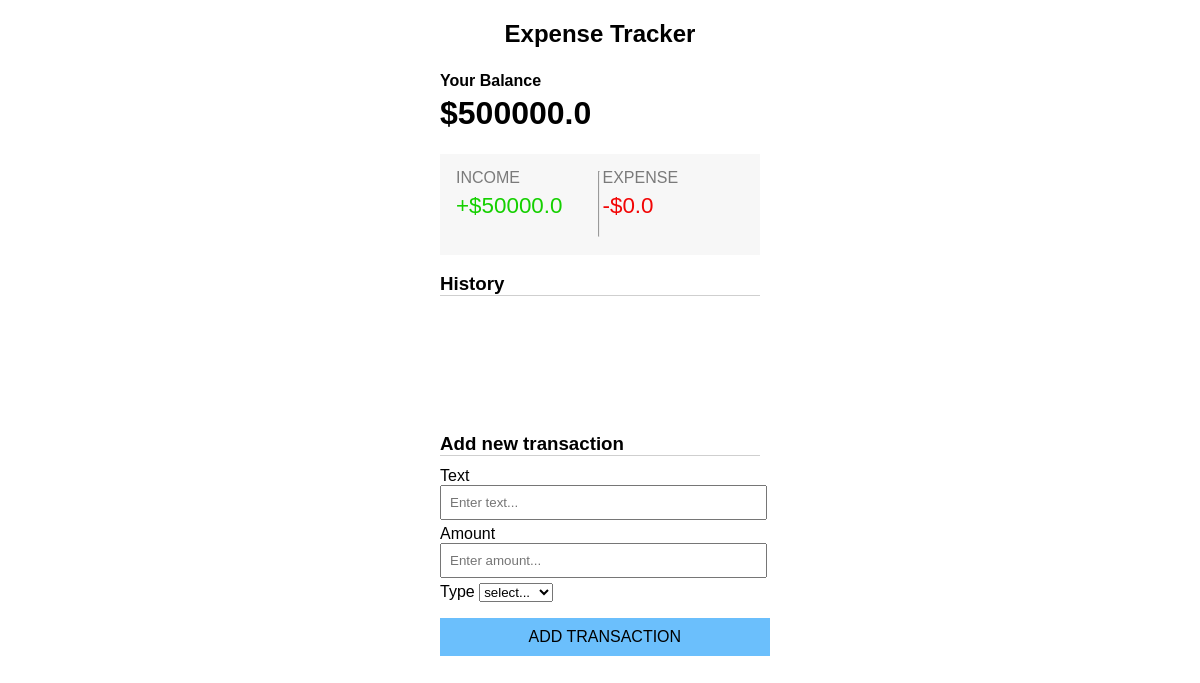
The app's page / (signed in), older data.
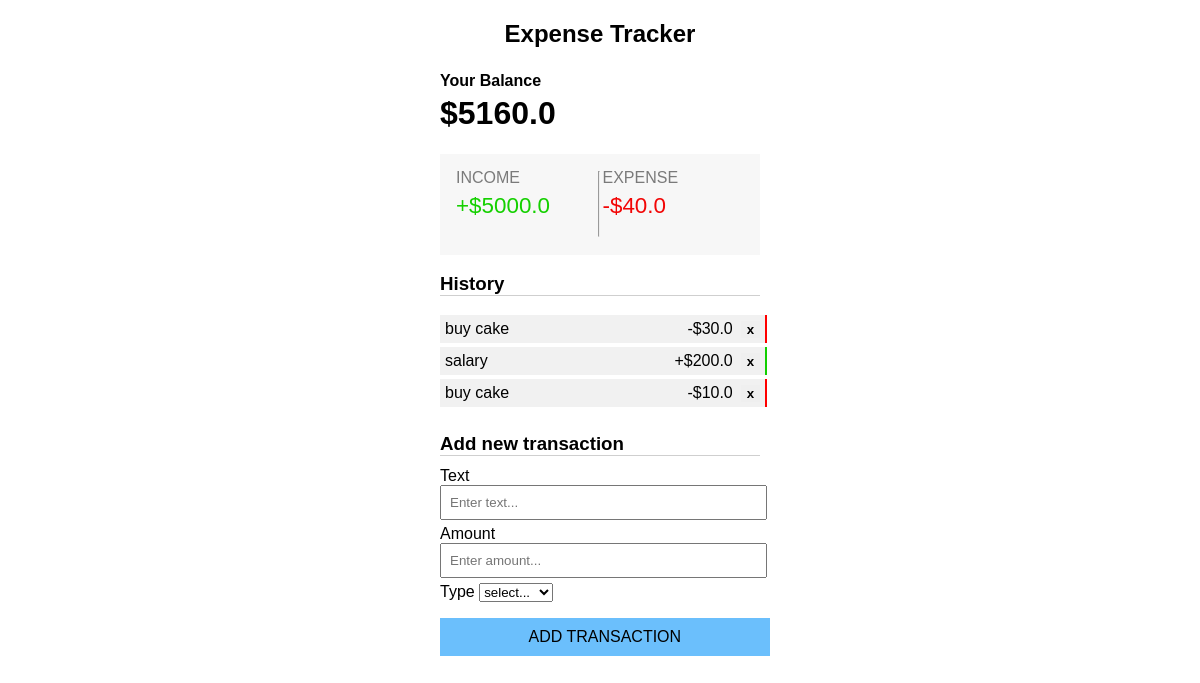
The same page, newer data.
### home/models.py (models this page shows, shortened)
class Profile(models.Model):
    user = models.ForeignKey(User,on_delete=models.CASCADE)
    income = models.FloatField()
    expenses = models.FloatField(default=0)
    balance = models.FloatField(blank=True,null=True)

class Expense(models.Model):
    user = models.ForeignKey(User,on_delete=models.CASCADE)
    name = models.CharField(max_length=100)
    amount = models.FloatField()
    expense_type = models.CharField(max_length=100,choices=TYPE)

### home/views.py (the view, shortened to what this page needs)
# urls.py: 2. Add a URL to urlpatterns:  path('', views.home, name='home')
def home(request):
    profile = Profile.objects.filter(user=request.user).first()
    expenses = Expense.objects.filter(user = request.user)
    context = {'profile': profile,'expenses': expenses}
    return render(request,'home.html',context)

### home/templates/home.html (shortened to what this page needs)
{% extends "base.html" %}
{% block start %}
<h2 class="header">Expense Tracker</h2>
    <div class="container">
        <h4>Your Balance</h4>
        <h1 id="balance">${{profile.balance}}</h1>
        <div class="inc-exp-container">
            <div class="left">
                <P>INCOME</P>
                <div id="money-plus" class="money plus">+${{profile.income}}</div>
            </div>
            <hr class="hr">
            <div class="right">
                <P>EXPENSE</P>
                <div id="money-minus" class="money minus">-${{profile.expenses}}</div>
            </div>
        </div>
        <h3 class="history">History</h3>
        <ul id="list" class="list">
            {% for expense in expenses %}
            {% if expense.expense_type == 'Positive'%}
            <li class="lists list-plus">
                <div class="name">{{ expense.name }} </div>
                <div class="price">
                    <span>+${{expense.amount }}</span><button>x</button>
                </div>
            </li>
            {% else %}
            <li class="lists list-minus">
                <div class="name">{{ expense.name }} </div>
                <div class="price">
                    <span>-${{expense.amount }}</span><button>x</button>
                </div>
            </li>
            {%endif%}
            {% endfor %}
        </ul>
        <h3 class="transaction">Add new transaction</h3>
        <form id="form" method="POST">
            <div class="form-control">
                <label for="text">Text</label><br>
                <input type="text" required name="text" id="text" placeholder="Enter text...">
            </div>
            <div class="form-control">
                <label for="amount">
                    Amount <br />
                </label>
                <input type="number" required name="amount" id="amount" placeholder="Enter amount...">
            </div>
            <div>Type
                <select name="expense_type" required id="status">
                    <option value="">select...</option>
              </select>
            </div>
            <button class="btn" type="submit">
                ADD TRANSACTION
            </button>
        </form>
    </div>
{% endblock %}

### home/templates/base.html (shortened to what this page needs)
<!DOCTYPE html>
<html lang="en">
<head>
   <link rel="stylesheet" href="../static/css/style.css">
</head>
<body>
    {%block start%}
    {% endblock %}
</body>
</html>

### home/static/css/style.css (style rules this page uses)
body { width: 320px; margin:1rem auto; font-family: 'K2D', sans-serif; }
.header { text-align: center; margin-bottom: 1.5rem; }
#balance { margin-top: -1rem; }
.inc-exp-container { display: flex; background: #f6f6f6e0; justify-content: space-between; padding: 1rem; }
.inc-exp-container div { width: 50%; }
.hr { font-size: 3px; height: 8vh; }
.inc-exp-container .right { margin-left: 3px; }
.inc-exp-container .left p,.inc-exp-container .right p { font-size: 1rem; margin-top: -1px; color: #7a7a7a; }
.money { margin:-0.6rem 0; font-size: 1.4rem; }
.plus { color: #15d000; }
.minus { color: #f20606; }
.history , .transaction { border-bottom:1.5px solid rgb(207, 207, 207) ; }
.list { width: 98.5%; list-style: none; height: 110px; overflow: auto; }
.lists { margin-left: -2.5rem; width: 100%; background: #f1f1f1; padding: 5px; margin-bottom: 4px; display: flex; justify-content: space-between; }
.list-plus { border-right: 2px solid rgb(18, 207, 1) ; }
.list-minus { border-right: 2px solid red ; }
.price span { margin-right: 8px; }
.price button { font-weight: bold; border: none; }
.form-control input { width: 96%; padding: 8px; margin-bottom: 5px; }
.btn { width: 103%; border: none; background: #6bbffc; padding: 10px; margin-top: 1rem; font-size: 1rem; cursor: pointer; }
#form { margin-top: -0.5rem; }
.transaction { margin-top: -0.5rem; }

Row changes from the older to the newer data that the page shows:
changed Profile: balance "500000.0" → "5160.0"; income "50000.0" → "5000.0"; expenses "0.0" → "40.0"
added Expense: name "buy cake", amount "30.0"
added Expense: name "salary", amount "200.0"
added Expense: name "buy cake", amount "10.0"
